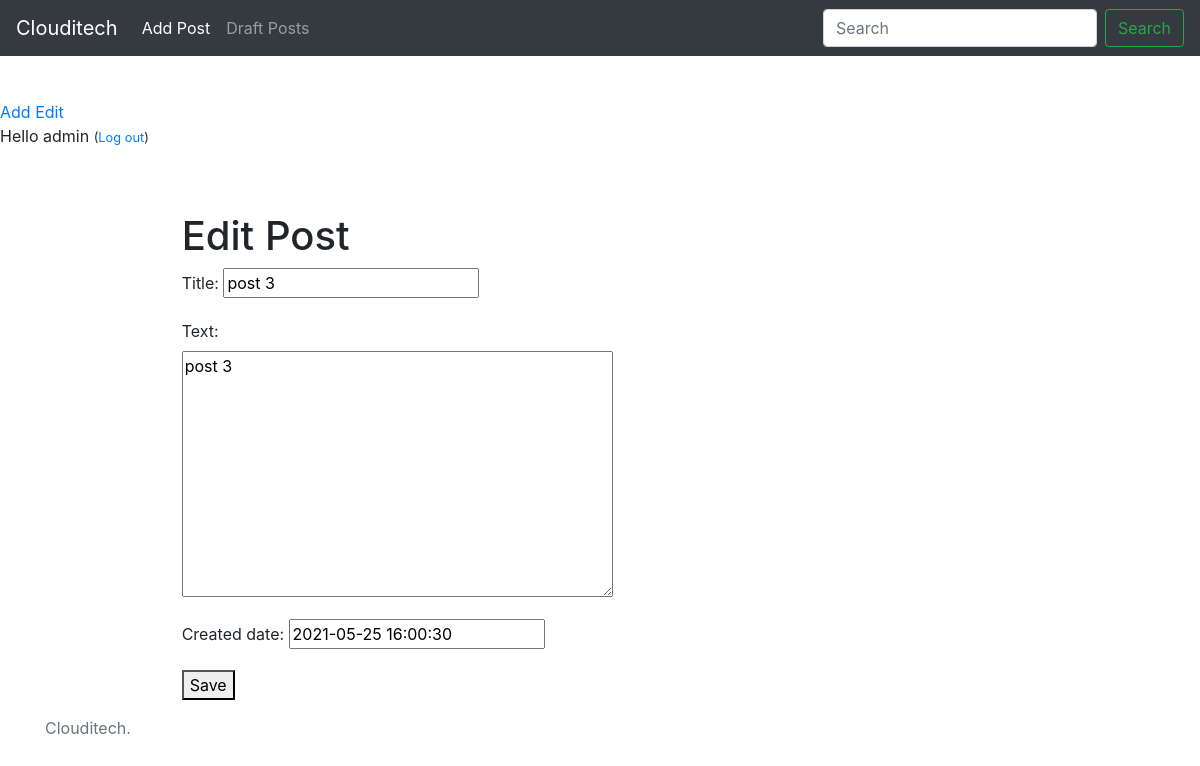
Page /edit/31/ (signed in) on the committed database.
### blog/models.py (models this page shows, shortened)
class Post(models.Model):
    author = models.ForeignKey(settings.AUTH_USER_MODEL, on_delete=models.CASCADE)
    title = models.CharField(max_length=200)
    text = models.TextField()
    created_date = models.DateTimeField(default=timezone.now())
    published_date = models.DateTimeField(blank=True, null=True)

### blog/views.py (the view)
# urls.py: path('edit/<int:pk>/', views.edit, name='edit'),
@login_required
def edit(request, pk):
    post = get_object_or_404(Post, pk=pk)
    if request.method == "POST":
        form = PostForm(request.POST, instance=post)
        if form.is_valid():
            post = form.save(commit=False)
            post.author = request.user
            post.save()
            return redirect('/', pk=post.pk)
    else:
        form = PostForm(instance=post)
    return render(request, 'blog/edit.html', {'form': form})

### blog/forms.py
class PostForm(forms.ModelForm):
    class Meta:
        model = Post
        exclude = ['author', 'published_date']

### blog/templates/blog/edit.html (shortened to what this page needs)
{% extends 'blog/base.html' %}
{% block content %}
    <div class="container mt-5">
        <div class="row">
            <div class="col-md-8 mx-auto">
                <h1>Edit Post</h1>
                <form action="" method="POST" class="post-form">
                    {{ form.as_p }}
                    <button type="submit" class="save btn-default">Save</button>
                </form>
            </div>
        </div>
    </div>
{% endblock %}

### blog/templates/blog/base.html (shortened to what this page needs)
 {% load static %}
<!DOCTYPE html>
<html lang="en">
<head>
    <link rel="stylesheet" href="https://stackpath.bootstrapcdn.com/bootstrap/4.3.1/css/bootstrap.min.css">
    <link rel="stylesheet" href="{% static 'blog/css/blog.css' %}">
</head>
<body>
    {% include 'blog/navbar.html' %}
    <div class="page-header" style="margin-top: 100px;">
        {% if user.is_authenticated %}
            <a href="{% url 'blog:add' %}" class="top-menu"><span class="glyphicon glyphicon-plus">Add</span></a>
            <a href="{% url 'blog:post_draft_list' %}" class="top-menu"><span class="glyphicon glyphicon-edit">Edit</span></a>
            <p class="top-menu">Hello {{ user.username }} <small>(<a href="{% url 'logout' %}">Log out</a>)</small></p>
        {% else %}
            <a href="{% url 'login' %}" class="top-menu"><span class="glyphicon glyphicon-lock">Login</span></a>
        {% endif %}
    </div>
    <div class="content container">
        <div class="row">
            <div class="col-md-8">
            {% block content %}
            {% endblock %}
            </div>
        </div>
    </div>
    {% include 'blog/footer.html' %}
</body>
</html>

### rows in the picture
Post: title "post 3", text "post 3", created_date "2021-05-25 16:00:30"

### other values in the picture
{{ user.username }} "admin"
